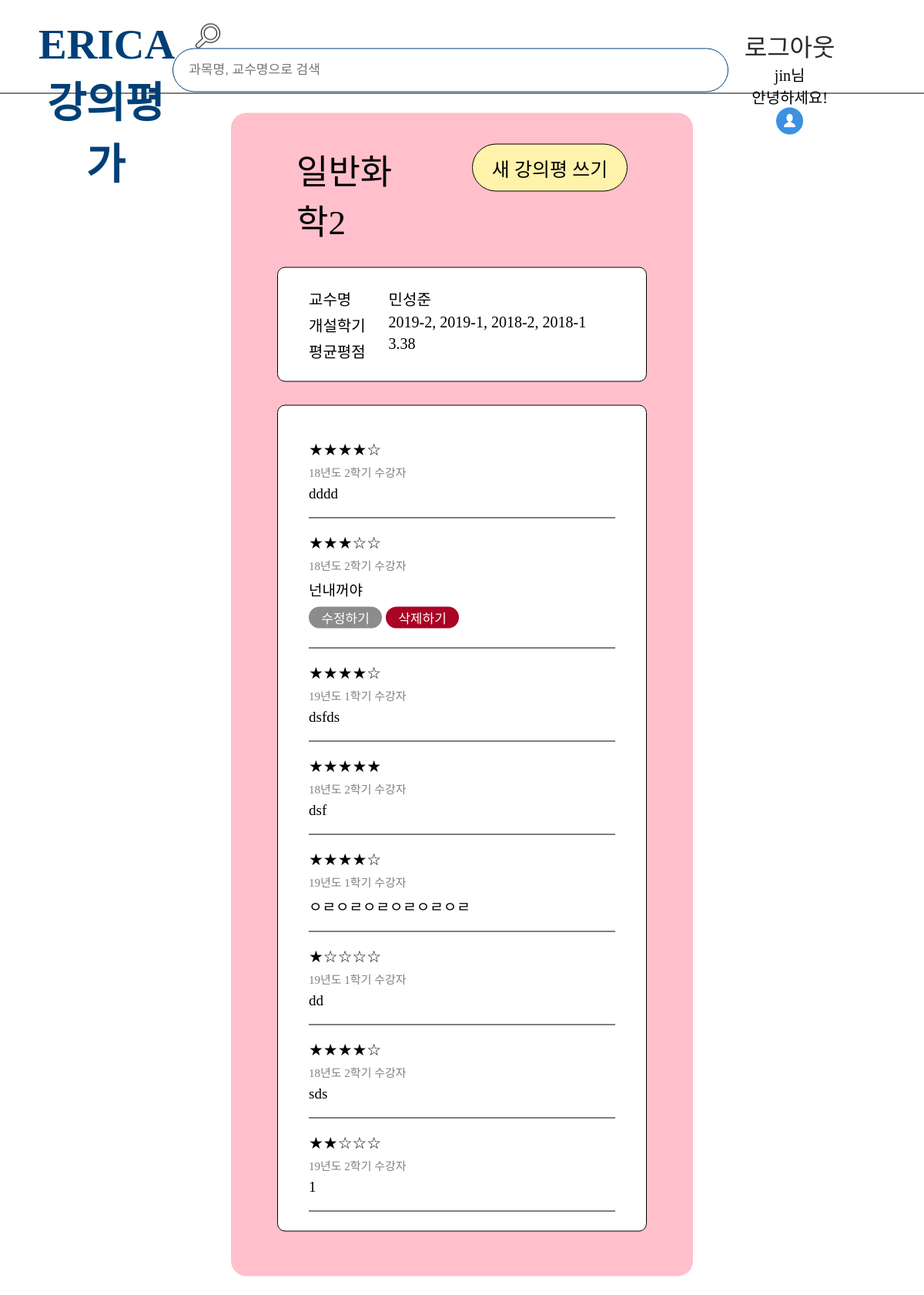
Screenshot of /GC2/ (signed in) with the database file from the repository.
### app/models.py (models this page shows, shortened)
class GeneralChemistry2(models.Model):
    objects = models.Manager()
    author = models.ForeignKey(settings.AUTH_USER_MODEL, default =1, on_delete = models.CASCADE)
    lectureName = models.CharField(max_length=200, default="일반화학2")
    professorName = models.CharField(max_length=50, default="민선준")
    SEME_FIELD_CHOICES=[
        ('19년도 2학기', '19년도 2학기'),
        ('19년도 1학기', '19년도 1학기'),
        ('18년도 2학기', '18년도 2학기'),
        ('18년도 2학기', '18년도 1학기'),
    ]
    seme = models.CharField(max_length=10, choices=SEME_FIELD_CHOICES)
    score = models.IntegerField(validators=[MinValueValidator(0),MaxValueValidator(5)], default=[0])
    text = models.TextField(max_length=300)
    time = models.DateTimeField(default=timezone.now)

### app/views.py (the view)
# urls.py: path('GC2/', GC2Read.as_view(), name='GC2'),
class GC2Read(ListView):
    model = GeneralChemistry2
    def get(self, request):
        template_name = 'GC2.html'
        GC2 = GeneralChemistry2.objects.all().order_by('-time')
        contentsGC = GeneralChemistry2.objects.all()
        countGC = 0
        sumGC = 0
        avgGC = "none"
        for content in contentsGC:
            sumGC += content.score
            countGC +=1
            avgGC = round(sumGC/countGC, 2)
        return render(request, template_name, {'GC2':GC2,'avgGC':avgGC})

### app/templates/GC2.html (shortened to what this page needs)
{% extends "base_list.html" %}
{% load static %}
{% block css %}
<link rel="stylesheet" href="{% static 'css/list.css' %}">
{% endblock css %}
{% block content %}
{% if user.is_authenticated %}
<div class="section">
    <div class="top_box">
        <div class="top_box_left"><p class="page_name">일반화학2</p></div>
        <div class="top_box_right"><a href="{% url 'GC2_CREATE' %}">
            <div class="create_box">새 강의평 쓰기</div></a></div>
    </div>
    <div class="info_box">
        <ul>
            <li class="info_li">교수명</li>
            <li class="info_li">개설학기</li>
            <li class="info_li">평균평점</li>
        </ul>
        <ul>
            <li class="info_li">민성준</li>
            <li class="info_li">2019-2, 2019-1, 2018-2, 2018-1</li>
            <li class="info_li">{{avgGC}}</li>
        </ul>
    </div>
    <div class="big_list_box">
        {% for i in GC2 %}
        <div class="list_box">
            <div class="main-item">
                <p class="score">
                    {% if i.score == 1 %} ★☆☆☆☆
                    {% elif i.score == 2 %} ★★☆☆☆
                    {% elif i.score == 3 %} ★★★☆☆
                    {% elif i.score == 4 %} ★★★★☆
                    {% elif i.score == 5 %} ★★★★★
                    {% endif %}
                </p>
                <p class="seme">{{i.seme}} 수강자</p>
                <p class="text">{{i.text}}</p>
            </div>
            {% if i.author == user %}
            <div class="btn_box">
                <a href="{% url 'GC2_UPDATE' i.id %}"><div class="btn update">수정하기</div></a>
                <a href="{% url 'GC2_DELETE' i.id %}"><div class="btn delete">삭제하기</div></a>
            </div>
            {% endif %}
        </div>
        {% endfor %}
    </div>
    <br>
</div>
{% else %}
<h2>잘못된 접근입니다.</h2>
{% endif %}
{% endblock content %}

### app/templates/base_list.html (shortened to what this page needs)
{% load static %}
<!DOCTYPE html>
<html lang="en">
<head>
    <link rel="stylesheet" type="text/css" href="{% static 'css/base.css'%}">
    <link rel="stylesheet" href="{% static 'css/font.css' %}">
    {% block css %}{% endblock css %}
</head>
<body>
    <div class="container">
        <div class="outer">
            <div class="top_nav">
                <div id="box-left">
                    <a href="{% url 'main' %}">
                        <h1 class="name"> ERICA 강의평가</h1>
                    </a>
                </div>
                {% if user.is_authenticated %}
                <div id='box-center'>
                    <form action = "{% url 'result' %}" method='GET'>
                        <input class="input_button" type="image" src="{% static 'image/find.png'%}" alt="Submit">
                        <input class="input_box" type="text" name="query" value="{{query}}" placeholder="과목명, 교수명으로 검색">
                    </form>
                </div>
                {% endif %}
                <div id='box-right'>
                    <ul>
                        {% if user.is_authenticated %}
                        <ul>
                            <li class="li"><a href="javascript:{document.getElementById('logout').submit()}"
                                     class="li_Logout">로그아웃</a>
                            </li>
                            <li class="li">
                                <p class="intro">{{user.username}}님<br>안녕하세요!</p>
                            </li>
                            <li class="li"><a href="{% url 'mypage' %}"><img class="profile_img"
                                        src="{%static 'image/profile.png' %}"></a></li>
                        </ul>
                            {% endif %}
                </div>
            </div>
            <div class="content">
                {% block content %}
                {% endblock %}
            </div>
        </div>
    </div>
</body>

### app/static/css/base.css (style rules this page uses)
* { margin: 0; padding: 0; }
a { color: #000; }
a:link { color: black; }
body { background: white; margin: 0; display: flex; justify-content: center; }
.outer { position:absolute; top:50%; left:50%; background: white; transform:translate(-50%, -50%); width: 100%; height: 100%; }
.content { display: flex; flex-direction: column; width: 100%; padding: 25px 0; }
.top_nav { height: 120px; display: flex; background-color: white; border-bottom: solid 1px black; position: relative; padding: 0 50px; }
#box-left { flex: 0.8; text-align: center; padding: 25px 0; font-size: 1.3rem; }
#box-center { flex: 1.4; text-align: left; padding: 30px 0; }
input { vertical-align: middle; margin-right: 15px; }
.input_box { padding: 20px; border: 1.8px solid #004077; border-radius : 30px; width:680px; height:15px; font-size: 17px; }
.input_button { width:32px; height:32px; cursor: pointer; padding-left: 30px; }
#box-right { margin: 0 auto; padding: 35px 0; padding-right: 40px; }
#box-right ul { float: right; text-align: center; margin: 0; padding: 0; }
.li { list-style-type: none; display: inline-block; text-align: center; outline : lpx dotted blue; margin-right: 20px; font-size: 30px; }
.profile_img { width: 35px; height: 35px; }
#box-right a { text-decoration:none; color: black; }
#box-right ul li a { color: #2b2929; }
a { text-decoration: none; }
.name { font-family: NanumSquareEB; font-size: 55px; text-align: center; color: #004077; }
.li_Logout { font-family: NanumSquareEB; font-size: 32px; text-align: center; }
.intro { font-family: NanumSquareB; font-size: 20px; text-align: center; }

### app/static/css/list.css (style rules this page uses)
body { height: 100%; width: 100%; }
.section { display: flex; flex-direction: column; margin: 0px 300px 0px 300px; border-radius: 20px; background: pink; padding: 40px 60px; }
.top_box { display: flex; flex-direction: row; width: 100%; text-align: center; margin-bottom: 30px; }
.top_box_left { width: 50%; text-align: left; }
.top_box_right { width: 50%; text-align: right; padding-right: 25px; }
.page_name { font-family: NanumSquareB; font-size: 45px; color: #000000; margin-right: 33%; padding-left: 25px; }
.create_box { background-color: #fff2ab; width: 200px; height: 60px; border-radius: 100px; border: solid 1px black; font-family: NanumSquareB; font-size: 25px; color: #000000; text-align: center; display: table-cell; vertical-align: middle; }
.info_box { border: 1px solid black; background-color: rgb(255, 255, 255); border-radius: 10px; padding: 25px 40px 20px 40px; font-size: 20px; margin-bottom: 30px; }
.info_li { list-style: none; font-family: NanumSquareR; margin-right: 30px; padding-bottom: 5px; }
ul { float: left; }
.big_list_box { border: 1px solid black; background-color: rgb(255, 255, 255); border-radius: 10px; padding: 25px 40px 25px 40px; }
.list_box { font-size: 20px; padding: 20px 0; border-bottom: 1px solid black; }
.score { margin-bottom: 5px; font-family: NanumSquareB; font-size: 21px; color: rgb(0, 0, 0); }
.seme { margin-bottom: 7px; font-family: NanumSquareB; font-size: 15px; color: gray; }
.text { font-family: NanumSquareR; font-size: 19px; }
.btn_box { margin-top: 10px; }
.btn { background-color: rgb(153, 153, 153); width: 95px; height: 28px; border-radius: 100px; font-family: NanumSquareR; font-size: 17px; color: #000000; text-align: center; display: table-cell; vertical-align: middle; }
.update { background-color: #8b8d8b; color:white; text-align: center; display: table-cell; vertical-align: middle; }
.delete { background-color: #aa0324; color:white; text-align: center; display: table-cell; vertical-align: middle; }

### rows the page displays
GeneralChemistry2: seme "18년도 2학기", text "dddd"
GeneralChemistry2: seme "18년도 2학기", text "넌내꺼야", shows "수정하기"
GeneralChemistry2: seme "19년도 1학기", text "dsfds"
GeneralChemistry2: seme "18년도 2학기", text "dsf"
GeneralChemistry2: seme "19년도 1학기", text "ㅇㄹㅇㄹㅇㄹㅇㄹㅇㄹㅇㄹ"
GeneralChemistry2: seme "19년도 1학기", text "dd"
GeneralChemistry2: seme "18년도 2학기", text "sds"
GeneralChemistry2: seme "19년도 2학기", text "1"

### other values shown
{{ user.username }} "jin"
{{ avgGC }} "3.38"
